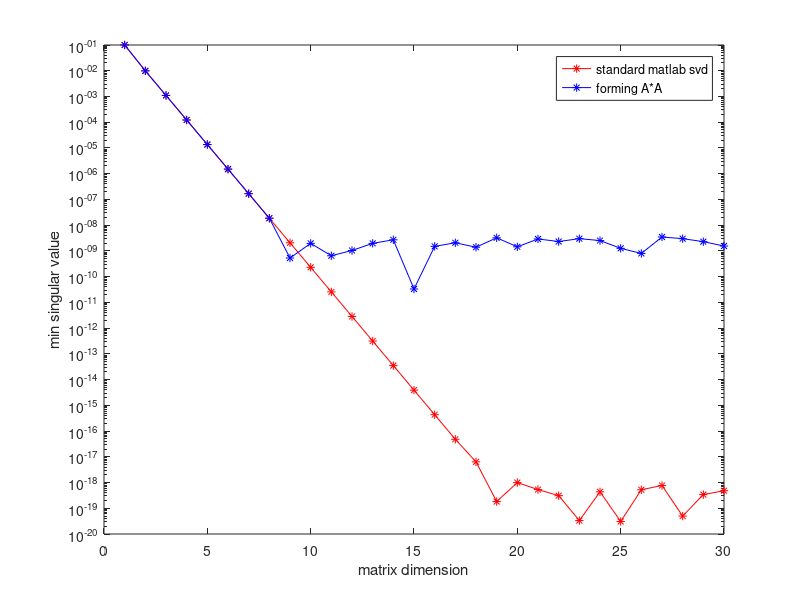
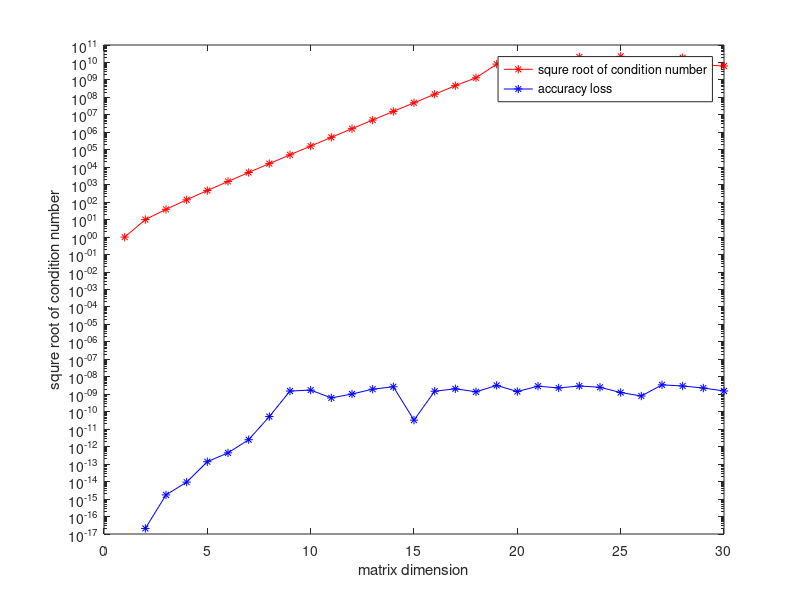

MATLAB code to generate these figures, in order:
k = 30;
min_s_A = zeros(1,k);
min_s_B = zeros(1,k);
cond_A = zeros(1,k);
norms = zeros(1,k);
for m=1:k
    A = ones(m);
    for i=1:m
        A(i,i) = 0.1;
    end
    A_t = triu(A);
    cond_A(m) = sqrt(cond(A_t));
    % standard SVD software
    s = svd(A_t);
    min_s_A(m) = min(s);
    % SVD by forming A*A
    B = A_t'*A_t;
    eig_B = eig(B);
    s_B = sqrt(abs(eig_B));
    min_s_B(m) = min(s_B);
    norms(m) = norm(min_s_A(m)-min_s_B(m));
end

figure
semilogy(1:k,min_s_A,'r*-',1:k,min_s_B,'b*-');
legend('standard matlab svd','forming A*A');
xlabel('matrix dimension');
ylabel('min singular value');

figure
semilogy(1:k,cond_A,'r*-',1:k,norms,'b*-');
legend('squre root of condition number','accuracy loss');
xlabel('matrix dimension');
ylabel('squre root of condition number');
